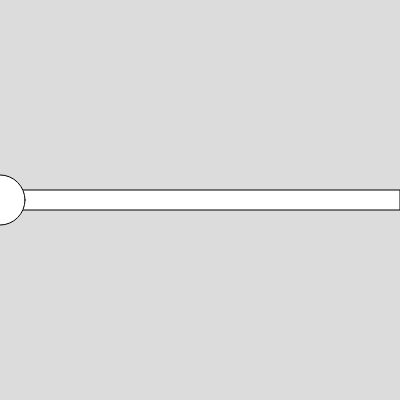
Frame 1 (no input)
Frame 60 (no input): identical to frame 1, image omitted
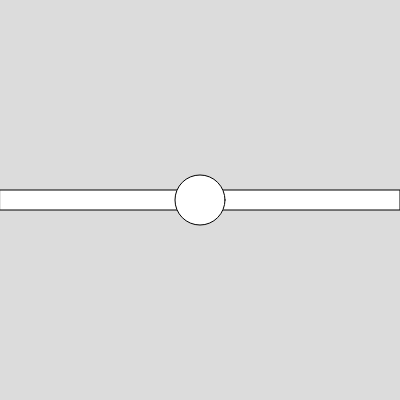
Frame 120 (the mouse pressed at the canvas centre since frame 60)

The p5.js sketch that drew these frames (run headless with seeded random() and noise() and a simulated clock; from frame 60 on, the mouse is pressed at the canvas centre):

// p5.js sketch
// ── sketch.js
let x;
let canSlide = false;

function setup() {
  createCanvas(400, 400);
  x = 0;
}

function draw() {
  background(220);

  // Draw the slider range as a horizontal rectangle
  rect(0, height / 2 - 10, width, 20);

  // Check if the mouse is pressed
  if (mouseIsPressed) {
    // Check if the mouse is within the range of the slider
    if (mouseX > 0 && mouseX < width && mouseY > height / 2 - 10 && mouseY < height / 2 + 10) {
      canSlide = true; // Enable sliding
    }
  } else {
    canSlide = false; // Disable sliding when the mouse is released
  }

  // Update x to follow the mouse if sliding is enabled
  if (canSlide) {
    x = mouseX;
  }

  // Constrain x to stay within the canvas boundaries
  x = constrain(x, 0, width);

  // Draw the draggable circle
  //When canSlide is false, the line if (canSlide) x = mouseX; does not execute, so the x variable is not updated with mouseX. As a result, the value of x remains the same as it was the last time canSlide was true.

  ellipse(x, height / 2, 50, 50);
}
